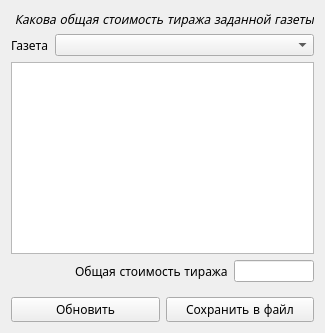
        <widget class="QWidget" name="select3">
         <attribute name="title">
          <string>Выборка 3</string>
         </attribute>
         <layout class="QVBoxLayout" name="verticalLayout_27">
          <item>
           <layout class="QVBoxLayout" name="verticalLayout_26">
            <item>
             <widget class="QLabel" name="label_28">
              <property name="font">
               <font>
                <family>DejaVu Math TeX Gyre</family>
                <italic>true</italic>
               </font>
              </property>
              <property name="text">
               <string>Какова общая стоимость тиража заданной газеты</string>
              </property>
              <property name="alignment">
               <set>Qt::AlignmentFlag::AlignRight|Qt::AlignmentFlag::AlignTrailing|Qt::AlignmentFlag::AlignVCenter</set>
              </property>
             </widget>
            </item>
            <item>
             <layout class="QHBoxLayout" name="horizontalLayout_21">
              <item>
               <widget class="QLabel" name="label_30">
                <property name="font">
                 <font>
                  <family>DejaVu Math TeX Gyre</family>
                 </font>
                </property>
                <property name="text">
                 <string>Газета</string>
                </property>
               </widget>
              </item>
              <item>
               <widget class="QComboBox" name="selection3">
                <property name="sizePolicy">
                 <sizepolicy hsizetype="Expanding" vsizetype="Fixed">
                  <horstretch>0</horstretch>
                  <verstretch>0</verstretch>
                 </sizepolicy>
                </property>
                <property name="font">
                 <font>
                  <family>DejaVu Math TeX Gyre</family>
                 </font>
                </property>
               </widget>
              </item>
             </layout>
            </item>
            <item>
             <widget class="QTableWidget" name="selection3_table">
              <property name="font">
               <font>
                <family>DejaVu Math TeX Gyre</family>
               </font>
              </property>
             </widget>
            </item>
            <item>
             <layout class="QHBoxLayout" name="horizontalLayout_24">
              <property name="bottomMargin">
               <number>9</number>
              </property>
              <item>
               <spacer name="horizontalSpacer">
                <property name="font">
                 <font>
                  <family>DejaVu Math TeX Gyre</family>
                 </font>
                </property>
                <property name="orientation">
                 <enum>Qt::Orientation::Horizontal</enum>
                </property>
                <property name="sizeHint" stdset="0">
                 <size>
                  <width>40</width>
                  <height>20</height>
                 </size>
                </property>
               </spacer>
              </item>
              <item>
               <widget class="QLabel" name="label_34">
                <property name="font">
                 <font>
                  <family>DejaVu Math TeX Gyre</family>
                 </font>
                </property>
                <property name="text">
                 <string>Общая стоимость тиража</string>
                </property>
               </widget>
              </item>
              <item>
               <widget class="QLineEdit" name="title_2">
                <property name="maximumSize">
                 <size>
                  <width>80</width>
                  <height>16777215</height>
                 </size>
                </property>
                <property name="font">
                 <font>
                  <family>DejaVu Math TeX Gyre</family>
                 </font>
                </property>
               </widget>
              </item>
             </layout>
            </item>
            <item>
             <layout class="QHBoxLayout" name="horizontalLayout_22">
              <property name="spacing">
               <number>6</number>
              </property>
              <property name="bottomMargin">
               <number>0</number>
              </property>
              <item>
               <widget class="QPushButton" name="selection3_update">
                <property name="font">
                 <font>
                  <family>DejaVu Math TeX Gyre</family>
                 </font>
                </property>
                <property name="text">
                 <string>Обновить</string>
                </property>
               </widget>
              </item>
              <item>
               <widget class="QPushButton" name="selection3_save">
                <property name="font">
                 <font>
                  <family>DejaVu Math TeX Gyre</family>
                 </font>
                </property>
                <property name="text">
                 <string>Сохранить в файл</string>
                </property>
               </widget>
              </item>
             </layout>
            </item>
           </layout>
          </item>
         </layout>
        </widget>
